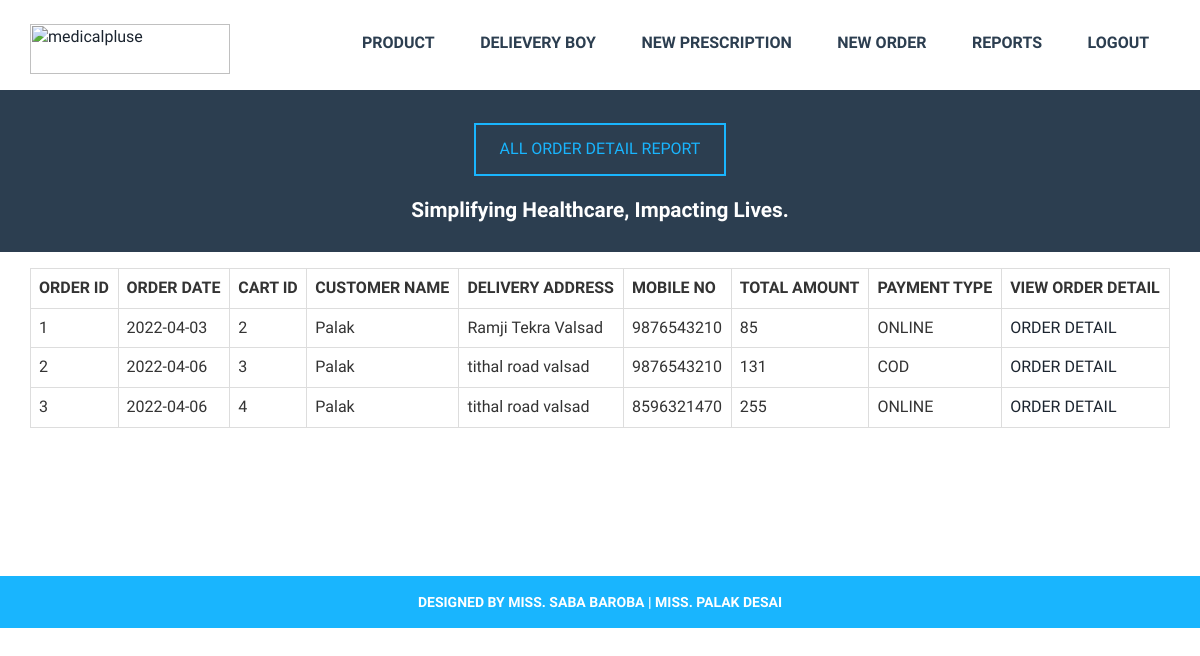
/dis_view_all_order_report.php (signed in), run on the app's committed database.
### tables this page shows
CREATE TABLE IF NOT EXISTS `order_master` (
  `order_id` int(10) NOT NULL,
  `order_date` date NOT NULL,
  `cart_id` int(10) NOT NULL,
  `customer_id` int(10) NOT NULL,
  `del_address` varchar(100) NOT NULL,
  `mobile_no` varchar(10) NOT NULL,
  `total_amount` int(10) NOT NULL,
  `payment_type` varchar(7) NOT NULL,
  PRIMARY KEY (`order_id`)
);

CREATE TABLE IF NOT EXISTS `customer_detail` (
  `customer_id` int(10) NOT NULL,
  `customer_name` varchar(50) NOT NULL,
  `address` varchar(200) NOT NULL,
  `city` varchar(50) NOT NULL,
  `mobile_no` varchar(10) NOT NULL,
  `gender` varchar(7) NOT NULL,
  `email_id` varchar(50) NOT NULL,
  `pwd` varchar(10) NOT NULL,
  PRIMARY KEY (`customer_id`)
);

### dis_view_all_order_report.php (the view, shortened to what this page needs)
<?php
include("dis_header.php");
?>
		<div class="team-grids-caption">
								<div class="container">
									<div class="team-grids-caption-left">
										<center>
										<a class="team-btn" href="#">ALL ORDER DETAIL REPORT</a>
										<h4><br/>Simplifying Healthcare, Impacting Lives.</h4></center>
									</div>
									<div class="clearfix"> </div>
								</div>
							</div>
		<div class="contact">
				<div class="container">
					<div class="row">
						<div class="col-md-12">
						<?php
						$disid=$_SESSION['disid'];
						$res1=mysql_query("select * from order_master where customer_id in (select customer_id from customer_detail where city = (select city from distributor_regis where dis_id='$disid'))");
						if(mysql_num_rows($res1)>0)
						{
							echo "<table class='table table-bordered'>
									<tr>
										<th>ORDER ID</th>
										<th>ORDER DATE</th>
										<th>CART ID</th>
										<th>CUSTOMER NAME</th>
										<th>DELIVERY ADDRESS</th>
										<th>MOBILE NO</th>
										<th>TOTAL AMOUNT</th>
										<th>PAYMENT TYPE</th>
										<th>VIEW ORDER DETAIL</th>
									</tr>";
							while($r1=mysql_fetch_array($res1))
							{
								echo "<tr>";
								echo "<td>$r1[0]</td>";
								echo "<td>$r1[1]</td>";
								echo "<td>$r1[2]</td>";
								$res2=mysql_query("select * from customer_detail where customer_id='$r1[3]'");
								$r2=mysql_fetch_array($res2);
								echo "<td>$r2[1]</td>";
								echo "<td>$r1[4]</td>";
								echo "<td>$r1[5]</td>";
								echo "<td>$r1[6]</td>";
								echo "<td>$r1[7]</td>";
								echo "<td><a href='distributor_view_order_detail.php?cartid=$r1[2]'>ORDER DETAIL</a></td>";
								echo "</tr>";
							}
							echo "</table>";
						}else{
							echo "<h2>No New Record Found</h2><br/><br/><br/><br/><br/><br/>";
						}
						?>
						</div>
					</div>
				</div>
			</div>
<?php
include("footer.php");
?>

### css/style.css (style rules this page uses)
html, body { font-family: 'Arimo', sans-serif; font-size: 100%; background: #FFf; }
body a { transition:0.5s all; -webkit-transition:0.5s all; -moz-transition:0.5s all; -o-transition:0.5s all; -ms-transition:0.5s all; }
.team-grids-caption { background:#f2f2f2; padding:1.5em 0; }
.team-grids-caption-left { float: left; width: 77%; margin-top: 0.38em; }
.team-grids-caption-left h4 { color:#2C3E50; font-weight:700; font-size:1.3em; margin:0; padding:0 0 0.3em 0; }
.team-grids-caption { background:#2C3E50; padding:1.5em 0; }
.team-grids-caption-left { float: left; width: 100%; margin-top: 0.38em; }
.team-grids-caption-left h4 { color:#FFF; font-weight:700; font-size:1.3em; margin:0; padding:0 0 0.3em 0; }
a.team-btn { border: 2px solid #19b5fe; text-transform: uppercase; padding: 0.8em 1.5em; margin-top: 0.2em; display: inline-block; color: #19b5fe; text-decoration: none; }
.contact { padding: 1em 0 8em; }

### data on the page
order_master: order_id "1", order_date "2022-04-03", cart "2", customer.customer_name "Palak", del_address "Ramji Tekra Valsad", mobile_no "9876543210", total_amount "85", payment_type "ONLINE"
order_master: order_id "2", order_date "2022-04-06", cart "3", customer.customer_name "Palak", del_address "tithal road valsad", mobile_no "9876543210", total_amount "131", payment_type "COD"
order_master: order_id "3", order_date "2022-04-06", cart "4", customer.customer_name "Palak", del_address "tithal road valsad", mobile_no "8596321470", total_amount "255", payment_type "ONLINE"
